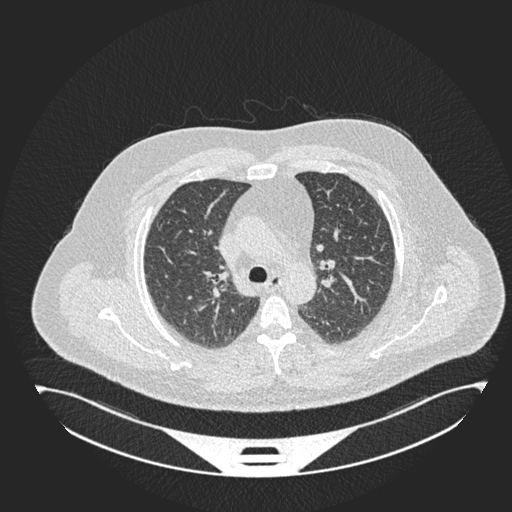
#> input picture dataset/Benign cases/Bengin case (100).jpg, 512 x 512 px; its folder holds only this picture in this run
$ python preprocess_images.py
#> lines starting #> are read from the running program, lines starting #| are printed output that depends on the picture
#> in preprocess_image, img is the input picture: shape (512, 512, 3); min 37, max 255, mean 105.1
import os
from glob import glob
import cv2
import numpy as np
from tqdm import tqdm

# ------------ Parameters ------------
INPUT_DIR = "dataset"          # input dataset folder
OUTPUT_DIR = "processed"       # processed images saved here
IMG_EXT = ("*.jpg", "*.jpeg", "*.png")

# Rolling Guidance Filter parameters
RGF_ITER = 3
BILATERAL_DIAMETER = 9
BILATERAL_SIGMA_COLOR = 75
BILATERAL_SIGMA_SPACE = 75

# Switched Median Filter parameters
MEDIAN_KSIZE = 3
VAR_THRESHOLD = 500.0  # local variance threshold (tune)

os.makedirs(OUTPUT_DIR, exist_ok=True)

def rolling_guidance_filter(img, iterations=3, d=9, sigmaColor=75, sigmaSpace=75):
    """Iteratively apply bilateral filter."""
#> called with iterations = 3, d = 9, sigmaColor = 75, sigmaSpace = 75
    img_f = img.copy()
    for _ in range(iterations):
        img_f = cv2.bilateralFilter(img_f, d, sigmaColor, sigmaSpace)
    return img_f

def switched_median_filter(img_gray, ksize=3, var_threshold=500.0):
    """Apply switched median filter on grayscale image."""
#> called with ksize = 3, var_threshold = 500
    padded = cv2.copyMakeBorder(img_gray, ksize//2, ksize//2, ksize//2, ksize//2, cv2.BORDER_REFLECT)
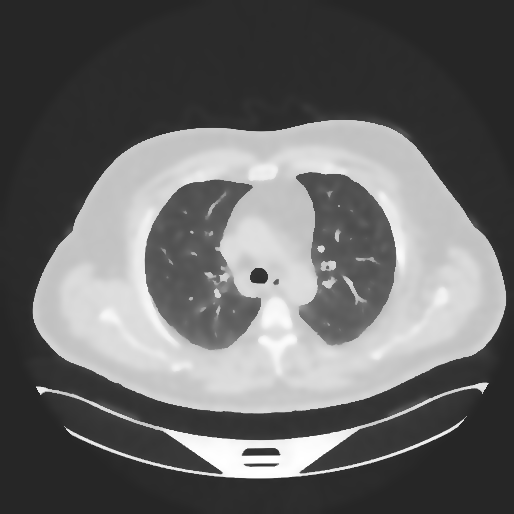
#> padded: shape (514, 514); min 38, max 255, mean 104.3
    out = img_gray.copy()
    h, w = img_gray.shape
#> h = 512; w = 512
    for i in range(h):
        for j in range(w):
            win = padded[i:i+ksize, j:j+ksize]
            if win.var() > var_threshold:
                out[i, j] = np.median(win)
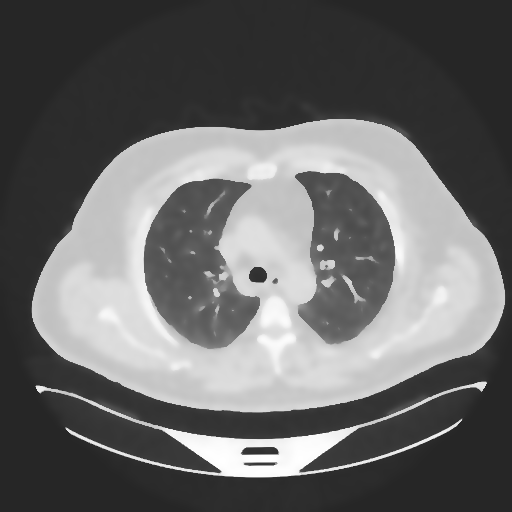
#> out: shape (512, 512); min 38, max 255, mean 104.8
    return out

def preprocess_image(path, save_path):
    img = cv2.imread(path)
    if img is None:
        return False
    rgf = rolling_guidance_filter(img)
    gray = cv2.cvtColor(rgf, cv2.COLOR_BGR2GRAY)
    smf = switched_median_filter(gray, ksize=MEDIAN_KSIZE, var_threshold=VAR_THRESHOLD)
    ycrcb = cv2.cvtColor(rgf, cv2.COLOR_BGR2YCrCb)
#> ycrcb: shape (512, 512, 3); mean of channels 0, 1, 2 104.8, 128, 128
    ycrcb[:, :, 0] = smf
#> ycrcb: shape (512, 512, 3); mean of channels 0, 1, 2 104.8, 128, 128
    fused = cv2.cvtColor(ycrcb, cv2.COLOR_YCrCb2BGR)
    os.makedirs(os.path.dirname(save_path), exist_ok=True)
    cv2.imwrite(save_path, fused)
    return True

def mirror_structure_and_process(input_dir, output_dir):
    classes = [d for d in os.listdir(input_dir) if os.path.isdir(os.path.join(input_dir, d))]
    for cls in classes:
        in_dir = os.path.join(input_dir, cls)
        out_dir = os.path.join(output_dir, cls)
        os.makedirs(out_dir, exist_ok=True)
        files = []
        for ext in IMG_EXT:
            files.extend(glob(os.path.join(in_dir, ext)))
        for f in tqdm(files, desc=f"Processing {cls}"):
            fname = os.path.basename(f)
            save_path = os.path.join(out_dir, fname)
            preprocess_image(f, save_path)
#> pass 2 of the loop in mirror_structure_and_process, `for cls in classes:`:
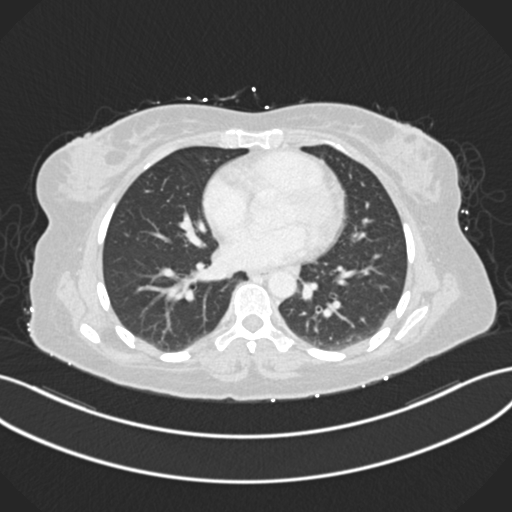
#> input picture dataset/Malignant cases/Malignant case (116).jpg, 512 x 512 px
#> in preprocess_image, img is the input picture: shape (512, 512, 3); min 37, max 255, mean 106.5
#> in switched_median_filter (call 2), `padded = cv2.copyMakeBorder(img_gray, ksize//2, ksize//2, ksize//2, ks..`:
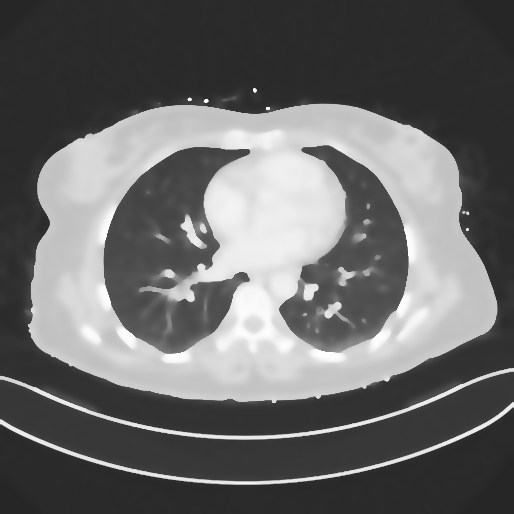
#> padded: shape (514, 514); min 38, max 254, mean 105.7

if __name__ == "__main__":
    mirror_structure_and_process(INPUT_DIR, OUTPUT_DIR)
    print("✅ Preprocessing complete. Processed images saved in:", OUTPUT_DIR)
